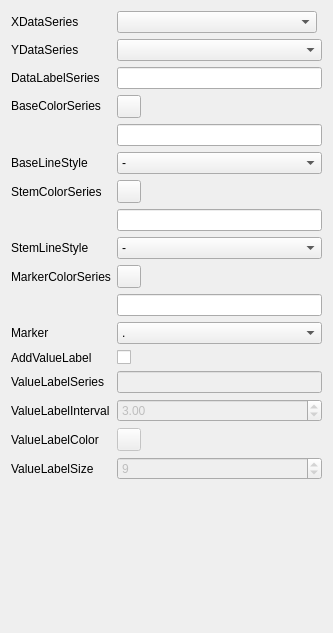
<?xml version="1.0" encoding="UTF-8"?>
<ui version="4.0">
 <class>Form</class>
 <widget class="QWidget" name="Form">
  <property name="geometry">
   <rect>
    <x>0</x>
    <y>0</y>
    <width>333</width>
    <height>633</height>
   </rect>
  </property>
  <property name="windowTitle">
   <string>Form</string>
  </property>
  <layout class="QVBoxLayout" name="verticalLayout">
   <item>
    <layout class="QFormLayout" name="formLayout">
     <item row="0" column="0">
      <widget class="QLabel" name="x_series_label">
       <property name="minimumSize">
        <size>
         <width>100</width>
         <height>0</height>
        </size>
       </property>
       <property name="text">
        <string>XDataSeries</string>
       </property>
      </widget>
     </item>
     <item row="0" column="1">
      <widget class="QComboBox" name="x_series_combo">
       <property name="minimumSize">
        <size>
         <width>0</width>
         <height>0</height>
        </size>
       </property>
       <property name="maximumSize">
        <size>
         <width>200</width>
         <height>16777215</height>
        </size>
       </property>
      </widget>
     </item>
     <item row="1" column="0">
      <widget class="QLabel" name="y_series_label">
       <property name="text">
        <string>YDataSeries</string>
       </property>
      </widget>
     </item>
     <item row="1" column="1">
      <widget class="QComboBox" name="y_series_combo"/>
     </item>
     <item row="2" column="0">
      <widget class="QLabel" name="label">
       <property name="text">
        <string>DataLabelSeries</string>
       </property>
      </widget>
     </item>
     <item row="2" column="1">
      <widget class="QLineEdit" name="data_label_line"/>
     </item>
     <item row="3" column="0">
      <widget class="QLabel" name="label_11">
       <property name="maximumSize">
        <size>
         <width>16777215</width>
         <height>21</height>
        </size>
       </property>
       <property name="text">
        <string>BaseColorSeries</string>
       </property>
      </widget>
     </item>
     <item row="3" column="1">
      <widget class="QToolButton" name="base_line_color_series_btn">
       <property name="text">
        <string/>
       </property>
      </widget>
     </item>
     <item row="4" column="1">
      <widget class="QLineEdit" name="base_line_color_series_line"/>
     </item>
     <item row="17" column="1">
      <spacer name="verticalSpacer">
       <property name="orientation">
        <enum>Qt::Orientation::Vertical</enum>
       </property>
       <property name="sizeHint" stdset="0">
        <size>
         <width>20</width>
         <height>40</height>
        </size>
       </property>
      </spacer>
     </item>
     <item row="5" column="1">
      <widget class="QComboBox" name="base_line_type_combo">
       <item>
        <property name="text">
         <string>-</string>
        </property>
       </item>
       <item>
        <property name="text">
         <string>--</string>
        </property>
       </item>
       <item>
        <property name="text">
         <string>-.</string>
        </property>
       </item>
       <item>
        <property name="text">
         <string>:</string>
        </property>
       </item>
      </widget>
     </item>
     <item row="5" column="0">
      <widget class="QLabel" name="label_2">
       <property name="text">
        <string>BaseLineStyle</string>
       </property>
      </widget>
     </item>
     <item row="6" column="1">
      <widget class="QToolButton" name="stem_line_color_series_btn">
       <property name="text">
        <string/>
       </property>
      </widget>
     </item>
     <item row="6" column="0">
      <widget class="QLabel" name="label_9">
       <property name="text">
        <string>StemColorSeries</string>
       </property>
      </widget>
     </item>
     <item row="7" column="1">
      <widget class="QLineEdit" name="stem_line_color_series_line"/>
     </item>
     <item row="8" column="1">
      <widget class="QComboBox" name="stem_line_type_combo">
       <item>
        <property name="text">
         <string>-</string>
        </property>
       </item>
       <item>
        <property name="text">
         <string>--</string>
        </property>
       </item>
       <item>
        <property name="text">
         <string>-.</string>
        </property>
       </item>
       <item>
        <property name="text">
         <string>:</string>
        </property>
       </item>
      </widget>
     </item>
     <item row="8" column="0">
      <widget class="QLabel" name="label_13">
       <property name="text">
        <string>StemLineStyle</string>
       </property>
      </widget>
     </item>
     <item row="9" column="1">
      <widget class="QToolButton" name="marker_color_series_btn">
       <property name="text">
        <string/>
       </property>
      </widget>
     </item>
     <item row="9" column="0">
      <widget class="QLabel" name="label_12">
       <property name="text">
        <string>MarkerColorSeries</string>
       </property>
      </widget>
     </item>
     <item row="10" column="1">
      <widget class="QLineEdit" name="marker_color_series_line"/>
     </item>
     <item row="11" column="1">
      <widget class="QComboBox" name="marker_type_combo">
       <item>
        <property name="text">
         <string>.</string>
        </property>
       </item>
       <item>
        <property name="text">
         <string>o</string>
        </property>
       </item>
       <item>
        <property name="text">
         <string>v</string>
        </property>
       </item>
       <item>
        <property name="text">
         <string>^</string>
        </property>
       </item>
       <item>
        <property name="text">
         <string>&lt;</string>
        </property>
       </item>
       <item>
        <property name="text">
         <string>&gt;</string>
        </property>
       </item>
       <item>
        <property name="text">
         <string>1</string>
        </property>
       </item>
       <item>
        <property name="text">
         <string>2</string>
        </property>
       </item>
       <item>
        <property name="text">
         <string>3</string>
        </property>
       </item>
       <item>
        <property name="text">
         <string>4</string>
        </property>
       </item>
       <item>
        <property name="text">
         <string>8</string>
        </property>
       </item>
       <item>
        <property name="text">
         <string>s</string>
        </property>
       </item>
       <item>
        <property name="text">
         <string>p</string>
        </property>
       </item>
       <item>
        <property name="text">
         <string>P</string>
        </property>
       </item>
       <item>
        <property name="text">
         <string>*</string>
        </property>
       </item>
       <item>
        <property name="text">
         <string>h</string>
        </property>
       </item>
       <item>
        <property name="text">
         <string>H</string>
        </property>
       </item>
       <item>
        <property name="text">
         <string>+</string>
        </property>
       </item>
       <item>
        <property name="text">
         <string>x</string>
        </property>
       </item>
       <item>
        <property name="text">
         <string>X</string>
        </property>
       </item>
       <item>
        <property name="text">
         <string>D</string>
        </property>
       </item>
       <item>
        <property name="text">
         <string>d</string>
        </property>
       </item>
       <item>
        <property name="text">
         <string>|</string>
        </property>
       </item>
       <item>
        <property name="text">
         <string>_</string>
        </property>
       </item>
      </widget>
     </item>
     <item row="11" column="0">
      <widget class="QLabel" name="label_3">
       <property name="text">
        <string>Marker</string>
       </property>
      </widget>
     </item>
     <item row="12" column="1">
      <widget class="QCheckBox" name="stem_value_label_check">
       <property name="text">
        <string/>
       </property>
      </widget>
     </item>
     <item row="12" column="0">
      <widget class="QLabel" name="label_10">
       <property name="text">
        <string>AddValueLabel</string>
       </property>
      </widget>
     </item>
     <item row="13" column="1">
      <widget class="QLineEdit" name="stem_value_label_line">
       <property name="enabled">
        <bool>false</bool>
       </property>
      </widget>
     </item>
     <item row="13" column="0">
      <widget class="QLabel" name="label_21">
       <property name="text">
        <string>ValueLabelSeries</string>
       </property>
      </widget>
     </item>
     <item row="14" column="1">
      <widget class="QDoubleSpinBox" name="stem_value_label_interval_spin">
       <property name="enabled">
        <bool>false</bool>
       </property>
       <property name="decimals">
        <number>2</number>
       </property>
       <property name="maximum">
        <double>100.000000000000000</double>
       </property>
       <property name="singleStep">
        <double>0.010000000000000</double>
       </property>
       <property name="value">
        <double>3.000000000000000</double>
       </property>
      </widget>
     </item>
     <item row="14" column="0">
      <widget class="QLabel" name="label_22">
       <property name="text">
        <string>ValueLabelInterval</string>
       </property>
      </widget>
     </item>
     <item row="15" column="1">
      <widget class="QToolButton" name="stem_value_label_color_btn">
       <property name="enabled">
        <bool>false</bool>
       </property>
       <property name="text">
        <string/>
       </property>
      </widget>
     </item>
     <item row="15" column="0">
      <widget class="QLabel" name="label_23">
       <property name="text">
        <string>ValueLabelColor</string>
       </property>
      </widget>
     </item>
     <item row="16" column="1">
      <widget class="QSpinBox" name="stem_value_label_size_spin">
       <property name="enabled">
        <bool>false</bool>
       </property>
       <property name="value">
        <number>9</number>
       </property>
      </widget>
     </item>
     <item row="16" column="0">
      <widget class="QLabel" name="label_24">
       <property name="text">
        <string>ValueLabelSize</string>
       </property>
      </widget>
     </item>
    </layout>
   </item>
  </layout>
 </widget>
 <resources/>
 <connections/>
</ui>
